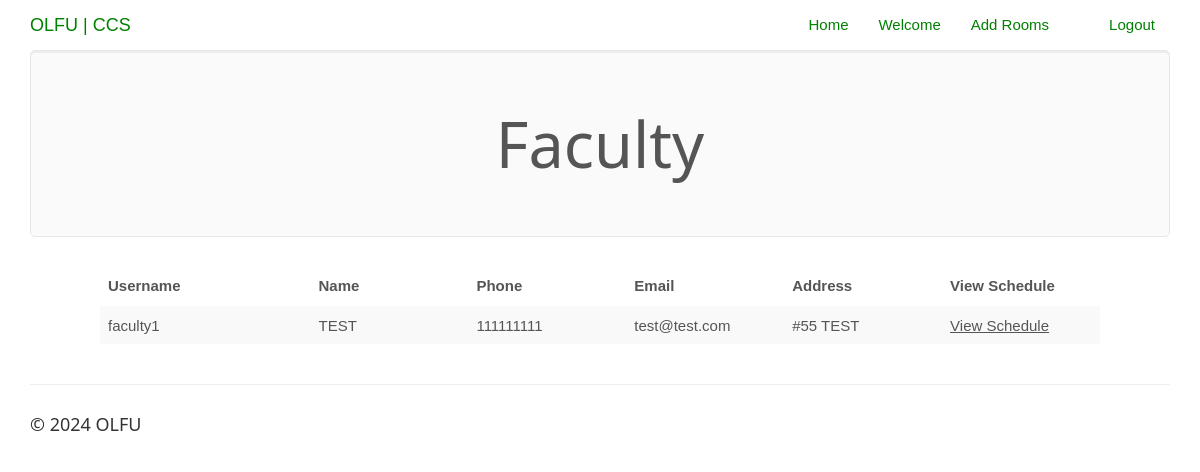
The page /depthead/index.php on the database its author committed.
### tables this page shows
CREATE TABLE `users` (
  `user_id` int(255) NOT NULL,
  `customer_username` varchar(50) NOT NULL,
  `customer_name` varchar(50) NOT NULL,
  `customer_phone` varchar(15) NOT NULL,
  `customer_email` varchar(25) NOT NULL,
  `customer_address` varchar(50) NOT NULL,
  `customer_password` varchar(20) NOT NULL,
  `status` varchar(255) NOT NULL,
  `id_image` varchar(255) NOT NULL,
  `role` varchar(255) NOT NULL
);

### depthead/index.php (the view, shortened to what this page needs)
<!DOCTYPE html>
<html>
<?php
$conn = Connect();
?>
<head>
<link rel="stylesheet" href="../assets/bootstrap/css/bootstrap.min.css">
<link rel="stylesheet" href="../assets/fonts/font-awesome.min.css">
<link rel="stylesheet" href="../assets/w3css/w3.css">
<link rel="stylesheet" type="text/css" href="../assets/css/customerlogin.css">
<link rel="stylesheet" type="text/css" media="screen" href="../assets/css/clientpage.css" />
</head>
<body id="page-top" data-spy="scroll" data-target=".navbar-fixed-top">
    <nav class="navbar navbar-custom navbar-fixed-top" role="navigation" style="color: green">
        <div class="container">
            <div class="navbar-header">
                <a class="navbar-brand page-scroll" href="index.php">
                   OLFU | CCS </a>
            </div>
            <div class="collapse navbar-collapse navbar-right navbar-main-collapse">
                <ul class="nav navbar-nav">
                    <li>
                        <a href="index.php">Home</a>
                    </li>
                    <li>
                        <a href="#">Welcome <?php echo $_SESSION['login_depthead']; ?></a>
                    </li>
                    <li>
                        <a href="addroom.php">Add Rooms</a>
                    </li>
                    <li>
                        <a href="#"></a>
                    </li>
                    <li>
                        <a href="../logout.php">Logout</a>
                    </li>
                </ul>
            </div>
        </div>
    </nav>
    <?php $login_client = $_SESSION['login_depthead'];
$sql1 = "SELECT * FROM users WHERE role = 'faculty' and status = 'approve'";
$result1 = $conn->query($sql1);
if (mysqli_num_rows($result1) > 0) {
    ?>
<div class="container">
      <div class="jumbotron">
        <h1 class="text-center">Faculty</h1>
      </div>
    </div>
    <div class="table-responsive" style="padding-left: 100px; padding-right: 100px;" >
<table class="table table-striped">
  <thead class="thead-dark">
<tr>
<th width="20%">Username</th>
<th width="15%">Name</th>
<th width="15%">Phone</th>
<th width="15%">Email</th>
<th width="15%">Address</th>
<th width="15%">View Schedule</th>
</tr>
</thead>
<?php
while ($row = mysqli_fetch_assoc($result1)) {
        ?>
<tr>
<td><?php echo $row["customer_username"]; ?></td>
<td><?php echo $row["customer_name"]; ?></td>
<td><?php echo $row["customer_phone"] ?></td>
<td><?php echo $row["customer_email"] ?></td>
<td><?php echo $row["customer_address"] ?></td>
<td>
    <a href="../schedule/schedule.php?id=<?php echo $row["user_id"] ?>"> View Schedule </a></td>
</tr>
<?php }?>
</table>
                </div>
            <?php
}?>
</body>
<footer class="site-footer">
        <div class="container">
            <hr>
            <div class="row">
                <div class="col-sm-6">
                    <h5>© <?php echo date("Y"); ?> OLFU</h5>
                </div>
            </div>
        </div>
</footer>
</html>

### assets/w3css/w3.css (style rules this page uses)
*,*:before,*:after { box-sizing:inherit }
html { -ms-text-size-adjust:100%;-webkit-text-size-adjust:100% }
body { margin:0 }
article,aside,details,figcaption,figure,footer,header,main,menu,nav,section,summary { display:block }
a { background-color:transparent;-webkit-text-decoration-skip:objects }
hr { box-sizing:content-box;height:0;overflow:visible }
html,body { font-family:Verdana,sans-serif;font-size:15px;line-height:1.5 }
html { overflow-x:hidden }
h1 { font-size:36px }
h5 { font-size:18px }
h1,h2,h3,h4,h5,h6 { font-family:"Segoe UI",Arial,sans-serif;font-weight:400;margin:10px 0 }
hr { border:0;border-top:1px solid #eee;margin:20px 0 }
a { color:inherit }

### assets/css/customerlogin.css (style rules this page uses)
body, html { height: 100%; }
body { padding-top: 50px; background-size: 100%; }
footer { display: block; }

### rows shown on the page
users: customer_username "faculty1", customer_name "TEST", customer_phone "111111111", customer_email "test@test.com", customer_address "#55 TEST"
